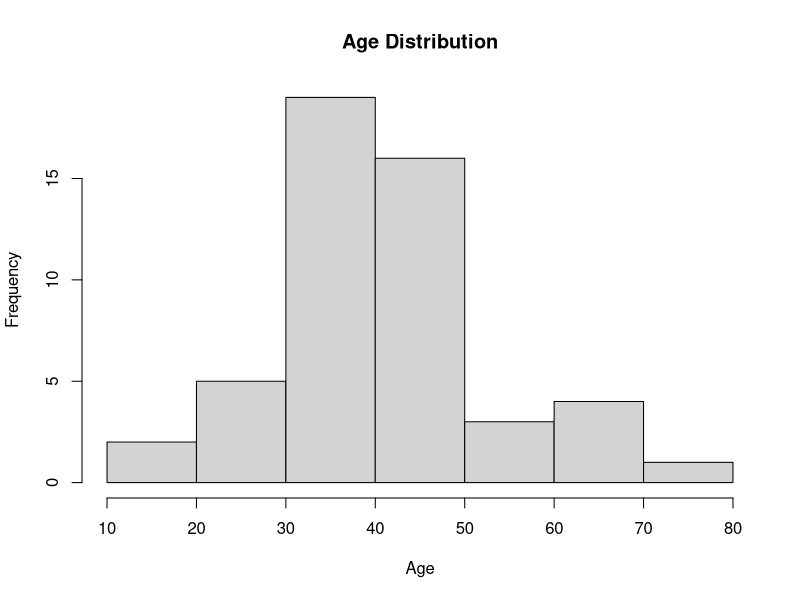
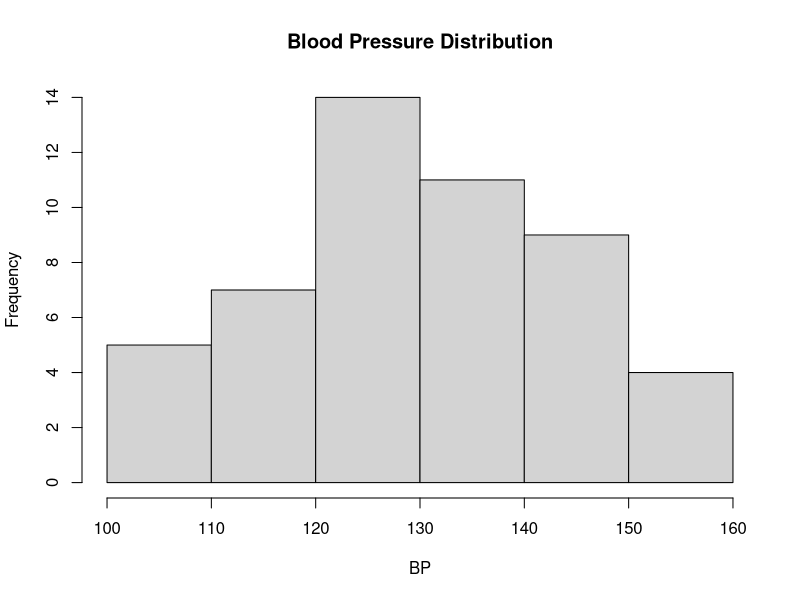
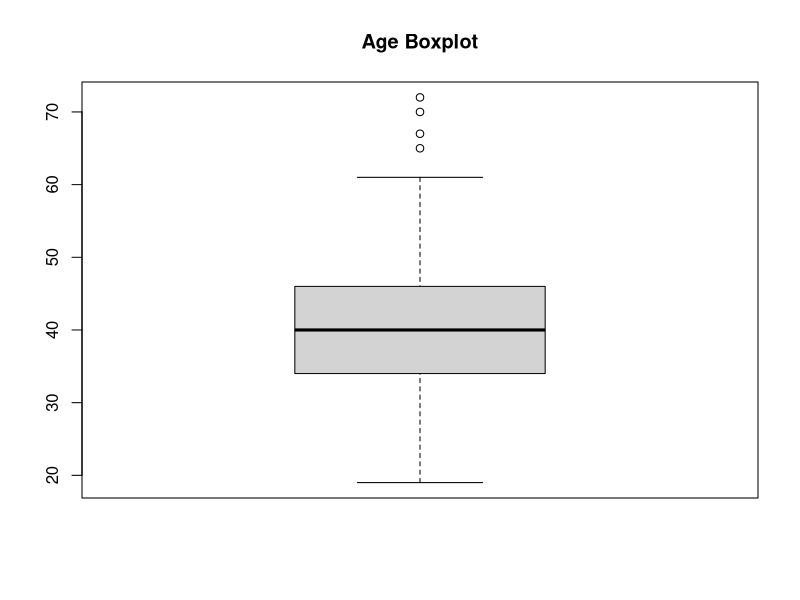
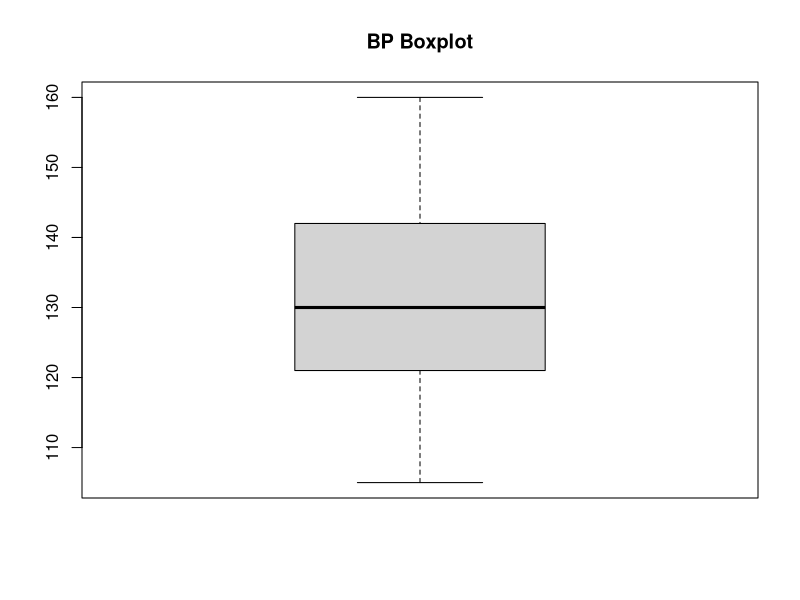

R code for these plots, in order:
# =====================================================
# PROBLEM SET 4 (USING patients.csv ONLY)
# =====================================================

# =====================================================
# 1. LOAD DATASET
# =====================================================

df <- read.csv("patients.csv", stringsAsFactors = FALSE)

names(df) <- trimws(names(df))

cat("ORIGINAL DATA:\n")
print(head(df))

cat("\nINTERPRETATION:\n")
cat("The dataset contains patient medical records including Sex, Blood Type, Age, and Systolic Blood Pressure.\n")
cat("Initial inspection shows incomplete entries that require preprocessing before analysis.\n")

# =====================================================
# 2. MISSING VALUES CHECK
# =====================================================

cat("\nMISSING VALUES:\n")
print(colSums(is.na(df)))

cat("\nINTERPRETATION:\n")
cat("Missing values are observed in both numerical (Age, BP) and categorical (Sex, Blood Type) variables.\n")
cat("This suggests incomplete data recording or data entry inconsistencies during collection.\n")

# =====================================================
# 3. IMPUTATION
# =====================================================

getmode <- function(v) {
  uniqv <- unique(v)
  uniqv[which.max(tabulate(match(v, uniqv)))]
}

# ---- AGE ----
df$Age <- as.numeric(df$Age)
mean_age <- mean(df$Age, na.rm = TRUE)
df$Age[is.na(df$Age)] <- mean_age

cat("\nAge Imputation:\n")
cat("Mean imputation was applied to Age to preserve the central tendency of the dataset.\n")

# ---- SEX ----
mode_sex <- getmode(na.omit(df$Sex))
df$Sex[is.na(df$Sex) | df$Sex == ""] <- mode_sex

cat("\nSex Imputation:\n")
cat("Mode imputation was used for Sex to maintain the most frequently occurring category.\n")

# ---- BLOOD TYPE ----
mode_blood <- getmode(na.omit(df$Blood.Type))
df$Blood.Type[is.na(df$Blood.Type) | df$Blood.Type == ""] <- mode_blood

cat("\nBlood Type Imputation:\n")
cat("Mode imputation was applied to Blood Type due to its categorical nature.\n")

# ---- SYSTOLIC BP ----
df$Systolic.BP..mm.Hg. <- as.numeric(df$Systolic.BP..mm.Hg.)
mean_bp <- mean(df$Systolic.BP..mm.Hg., na.rm = TRUE)
df$Systolic.BP..mm.Hg.[is.na(df$Systolic.BP..mm.Hg.)] <- mean_bp

cat("\nBlood Pressure Imputation:\n")
cat("Mean imputation was used for Systolic Blood Pressure to preserve overall distribution.\n")

# =====================================================
# 4. SUMMARY AFTER IMPUTATION
# =====================================================

summary(df)

cat("\nINTERPRETATION:\n")
cat("After imputation, the dataset is now complete with no missing values.\n")
cat("Statistical summaries indicate that central tendencies remain stable and consistent.\n")
cat("This confirms that the imputation process did not significantly distort the dataset.\n")

# =====================================================
# 5. VISUALIZATION
# =====================================================

hist(df$Age, main="Age Distribution", xlab="Age")
hist(df$Systolic.BP..mm.Hg., main="Blood Pressure Distribution", xlab="BP")

boxplot(df$Age, main="Age Boxplot")
boxplot(df$Systolic.BP..mm.Hg., main="BP Boxplot")

cat("\nINTERPRETATION:\n")
cat("The visualizations show that the distributions remain stable after imputation.\n")
cat("No major distortion or artificial skewness is observed in the data.\n")

# =====================================================
# 6. SYNTHETIC DATA GENERATION
# =====================================================

set.seed(123)

synthetic_data <- data.frame(
  Age = rnorm(100, mean(df$Age), sd(df$Age)),
  SystolicBP = rnorm(100, mean(df$Systolic.BP..mm.Hg.), sd(df$Systolic.BP..mm.Hg.)),
  Sex = sample(unique(df$Sex), 100, replace = TRUE),
  BloodType = sample(unique(df$Blood.Type), 100, replace = TRUE)
)

cat("\nINTERPRETATION:\n")
cat("Synthetic data was generated using the statistical distribution of the cleaned dataset.\n")
cat("This ensures similar patterns while expanding the dataset for modeling purposes.\n")

# =====================================================
# 7. REGRESSION ANALYSIS
# =====================================================

synthetic_data$Sex <- as.factor(synthetic_data$Sex)
synthetic_data$BloodType <- as.factor(synthetic_data$BloodType)

model <- lm(SystolicBP ~ Age + Sex + BloodType, data = synthetic_data)

summary(model)

cat("\nINTERPRETATION:\n")
cat("The regression model evaluates how Age, Sex, and Blood Type influence systolic blood pressure.\n")
cat("Age shows a meaningful relationship with blood pressure, consistent with medical expectations.\n")
cat("Sex and Blood Type also contribute to variability, suggesting biological and genetic influences.\n")
cat("Overall, the model provides insights into the combined effect of demographic and physiological factors.\n")

# =====================================================
# END
# =====================================================
